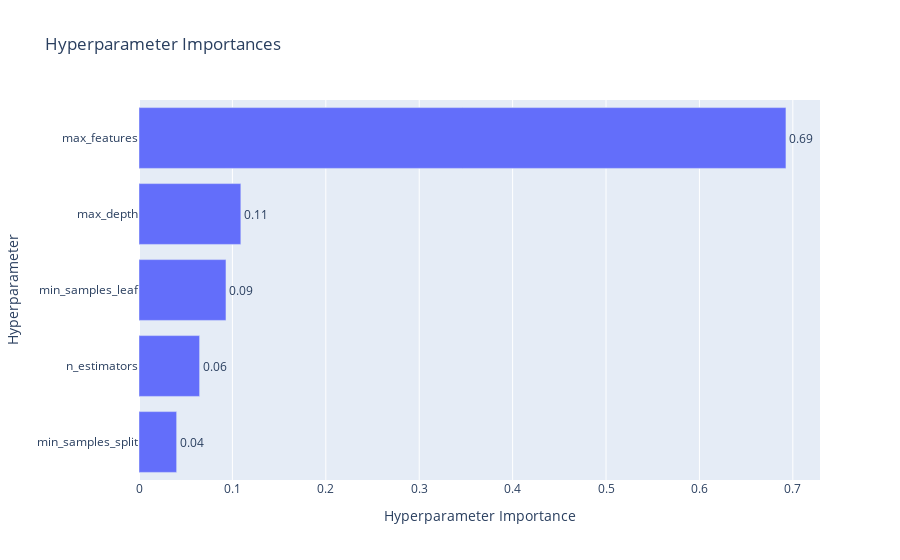

Notebook code cell kept with this figure:
### Code cell
optuna.visualization.plot_param_importances(study)

### Figure 1 — Plotly figure (JSON) as saved in the notebook; plotly's stock layout.template omitted (floating-point values rounded to 4 significant figures)
{"data": [{"cliponaxis": false, "hovertemplate": ["min_samples_split (IntDistribution): 0.040309970498416114<extra></extra>", "n_estimators (IntDistribution): 0.06489770896996931<extra></extra>", "min_samples_leaf (IntDistribution): 0.0931206983794893<extra></extra>", "max_depth (IntDistribution): 0.10903272527513504<extra></extra>", "max_features (IntDistribution): 0.6926388968769903<extra></extra>"], "name": "Objective Value", "orientation": "h", "text": ["0.04", "0.06", "0.09", "0.11", "0.69"], "textposition": "outside", "type": "bar", "x": [0.04031, 0.0649, 0.09312, 0.109, 0.6926], "y": ["min_samples_split", "n_estimators", "min_samples_leaf", "max_depth", "max_features"]}], "layout": {"title": {"text": "Hyperparameter Importances"}, "xaxis": {"title": {"text": "Hyperparameter Importance"}}, "yaxis": {"title": {"text": "Hyperparameter"}}}}
